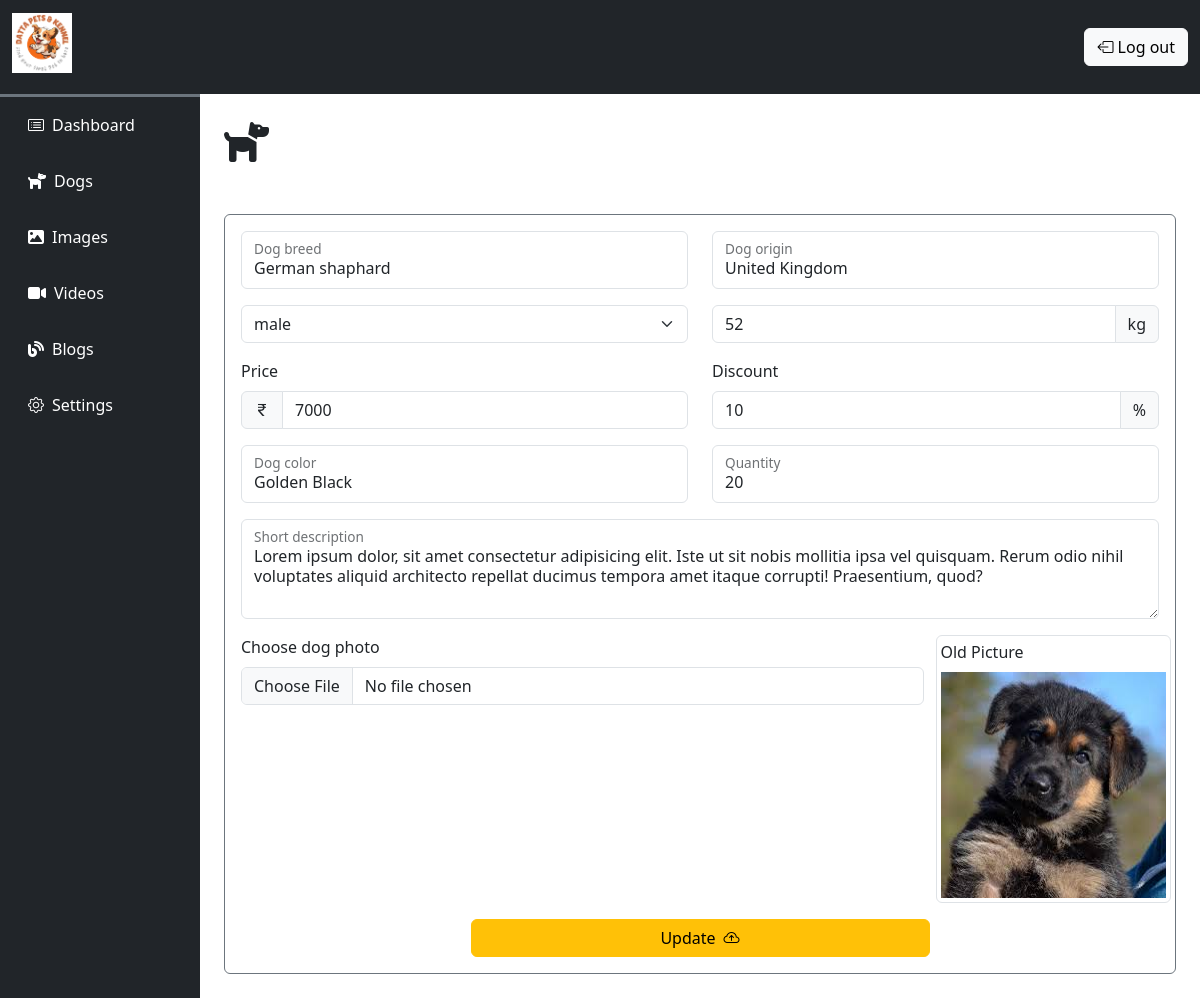
Screenshot of /admin/edit_dog.php?id=2 (signed in) with the database file from the repository.
### tables this page shows
CREATE TABLE `dogs` (
  `id` int(11) NOT NULL,
  `breed` varchar(25) NOT NULL,
  `description` varchar(500) NOT NULL,
  `origin` varchar(25) NOT NULL,
  `price` int(11) NOT NULL,
  `waight` varchar(25) NOT NULL,
  `color` varchar(25) NOT NULL,
  `sex` varchar(25) NOT NULL,
  `image` varchar(255) NOT NULL,
  `discount` int(11) NOT NULL,
  `quantity` int(11) NOT NULL,
  `date&time` timestamp NOT NULL DEFAULT current_timestamp() ON UPDATE current_timestamp()
);

### admin/edit_dog.php (the view, shortened to what this page needs)
<?php
    include "../database/connection.php";
    $dogId = $_GET["id"];
    $sql = "SELECT * FROM `dogs` WHERE id='$dogId'";
    $result = mysqli_query($conn, $sql);
    $display = mysqli_fetch_array($result);
?>
<!DOCTYPE html>
<html lang="en">
<head>
    <?php include "./components/links.php" ?>
</head>
<body>
    <?php include "./components/navbar.php" ?>
    <div class="container-fluid">
        <div class="row">
            <div class="col-lg-10 ms-auto overflow-hidden p-4" id="admin-content">
                <h1><i class="fa-solid fa-dog me-2"></i></h1>
                <form id="UpdateDog" method="POST" class="w-100 mx-auto mt-5 border border-1 border-secondary rounded p-3" enctype="multipart/form-data">
                    <div class="row">
                        <div class="col-6">
                            <div class="form-floating mb-3">
                                <input type="text" value="<?php echo $display["breed"]; ?>" name="name" class="form-control shadow-none" id="floatingInput" placeholder="name@example.com" required>
                                <label for="floatingInput">Dog breed</label>
                            </div>
                        </div>
                        <div class="col-6">
                            <div class="form-floating mb-3">
                                <input type="text" value="<?php echo $display["origin"]; ?>" name="origin" class="form-control shadow-none" id="floatingInput" placeholder="name@example.com">
                                <label for="floatingInput">Dog origin</label>
                            </div>
                        </div>
                        <div class="col-6">
                            <select name="sex" class="form-select form-select shadow-none" aria-label="Small select example" required>
                                <option selected value="<?php echo $display["sex"]; ?>"><?php echo $display["sex"]; ?></option>
                            </select>
                        </div>
                        <div class="col-6">
                            <div class="input-group mb-3">
                                <input type="text" value="<?php echo $display["waight"]; ?>" name="weight" class="form-control shadow-none" aria-label="Amount (to the nearest dollar)" placeholder="Weight" required>
                                <span class="input-group-text">kg</span>
                            </div>
                        </div>
                        <div class="col-6">
                            <label for="price" class="form-label">Price</label>
                            <div class="input-group mb-3">
                                <span class="input-group-text"><i class="bi bi-currency-rupee"></i></span>
                                <input type="text" value="<?php echo $display["price"]; ?>" name="price" class="form-control shadow-none" aria-label="Amount (to the nearest dollar)" required>
                            </div>
                        </div>
                        <div class="col-6">
                            <label for="price" class="form-label">Discount</label>
                            <div class="input-group mb-3">
                                <input type="text" value="<?php echo $display["discount"]; ?>" name="discount" class="form-control shadow-none" aria-label="Amount (to the nearest dollar)">
                                <span class="input-group-text">%</span>
                            </div>
                        </div>
                        <div class="col-6">
                            <div class="form-floating mb-3">
                                <input type="text" value="<?php echo $display["color"]; ?>" name="color" class="form-control shadow-none" id="floatingInput" placeholder="name@example.com" required>
                                <label for="floatingInput">Dog color</label>
                            </div>
                        </div>
                        <div class="col-6">
                            <div class="form-floating mb-3">
                                <input type="text" value="<?php echo $display["quantity"]; ?>" name="quantity" class="form-control shadow-none" id="floatingInput" placeholder="name@example.com" required>
                                <label for="floatingInput">Quantity</label>
                            </div>
                        </div>
                        <div class="col-12">
                            <div class="form-floating">
                                <textarea name="description" class="form-control shadow-none" placeholder="Leave a comment here" id="floatingTextarea2" style="height: 100px" required><?php echo $display["description"]; ?></textarea>
                                <label for="floatingTextarea2">Short description</label>
                            </div>
                        </div>
                        <div class="col-12 mt-3">
                            <div class="row">
                                <div class="col-lg-9">
                                    <div class="mb-3">
                                        <label for="formFile" class="form-label">Choose dog photo</label>
                                        <input name="dogImageFile" class="form-control shadow-none" type="file" id="formFile">
                                    </div>
                                </div>
                                <div class="col-lg-3 border border-1 p-1 rounded">
                                    <p class="text-dark mb-2">Old Picture</p>
                                    <img src="../<?php echo $display["image"]; ?>" alt="IMG" class="w-100">
                                </div>
                            </div>
                        </div>
                    </div>
                    <div class="submit-btn text-center mt-3">
                        <button type="submit" class="btn btn-warning w-50 update-btn">Update<i class="bi bi-cloud-arrow-up ms-2"></i></button>
                    </div>
                </form>
            </div>
        </div>
    </div>
</body>
</html>

### css/admin.css (style rules this page uses)
* { margin: 0; padding: 0; }

### css/utiles.css (style rules this page uses)
:root { --primary: #E88D67; }

### rows the page displays
dogs: name "German shaphard", origin "United Kingdom", sex "male", weight "52", price "7000", discount "10", color "Golden Black", quantity "20", description "Lorem ipsum dolor, sit amet consectetur adipisicing elit. Iste ut sit nobis mollitia ipsa vel quisquam. Rerum odio nihil voluptates aliquid architecto repellat ducimus tempora amet itaque corrupti! Praesentium, quod?", image (picture)
